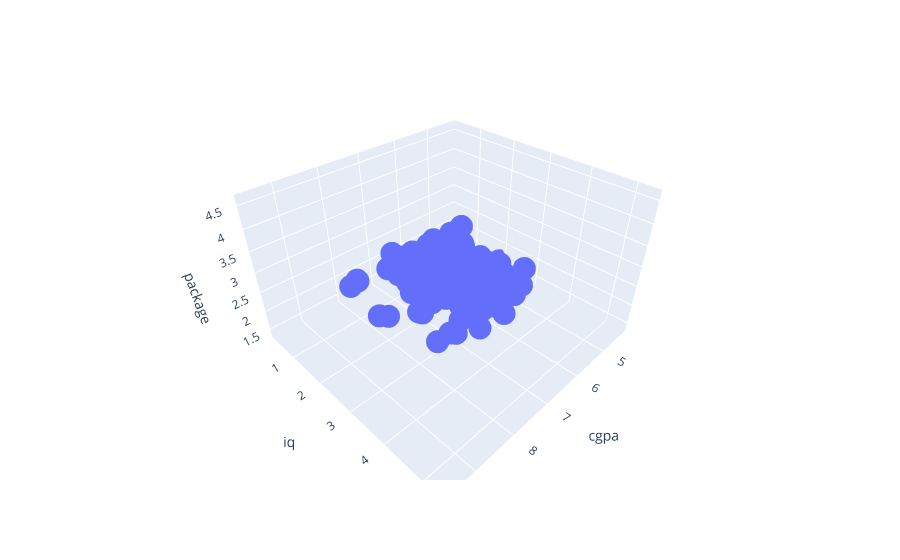

This figure's notebook cell:
### Code cell
fig = px.scatter_3d(new_df2, x= 'cgpa', y = 'iq', z= 'package' )
fig.show()
## Adjusted R2
## 1 - ((1-r2) (n-1)/(n-p-1))  n is row and p is independent features  p = X_Test.shape[1]
AdjustedR2 = 1 - (((1-(r2_score(Y_test, y_predict)))) * (len(Y_test)-1)/(len(Y_test) - X_Test.shape[1] - 1))
print('Adjusted R2 value:',AdjustedR2)
print(mean_squared_error(Y_test, y_predict))
print(mean_absolute_error(Y_test, y_predict))

### Figure 1 — Plotly figure (JSON) as saved in the notebook; plotly's stock layout.template omitted (floating-point values rounded to 4 significant figures; data arrays with more than 128 entries replaced by an {"elided": "..."} marker saying what was removed)
{"data": [{"hovertemplate": "cgpa=%{x}<br>iq=%{y}<br>package=%{z}<extra></extra>", "legendgroup": "", "marker": {"color": "#636efa", "symbol": "circle"}, "mode": "markers", "name": "", "scene": "scene", "showlegend": false, "type": "scatter3d", "x": {"elided": "200 float values"}, "y": {"elided": "200 float values"}, "z": {"elided": "200 float values"}}], "layout": {"legend": {"tracegroupgap": 0}, "margin": {"t": 60}, "scene": {"domain": {"x": [0, 1], "y": [0, 1]}, "xaxis": {"title": {"text": "cgpa"}}, "yaxis": {"title": {"text": "iq"}}, "zaxis": {"title": {"text": "package"}}}}}
